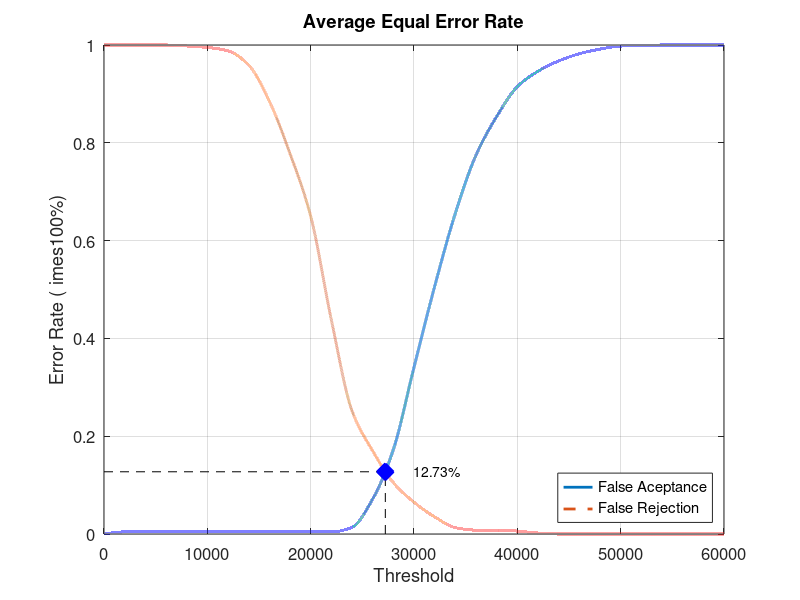
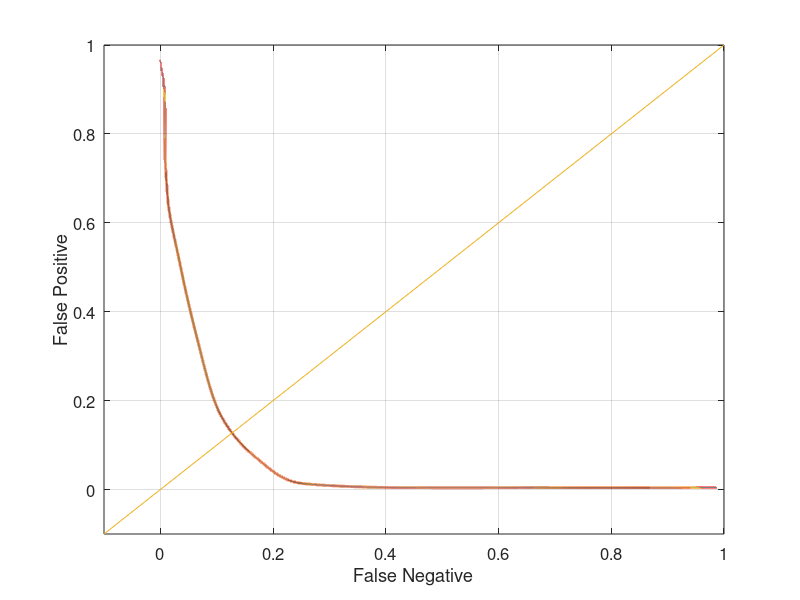

Write the MATLAB code that produced these figures, in order.
close all;
clear;
clc;
x = 0:2000:60000;
xq = 0:0.5:60000;

y0 = [0 0.00421053 0.00421053 0.00421053 0.00421053 0.00421053 0.00421053 0.00421053 0.00421053 0.00421053 0.00421053 0.00421053 0.0136842 0.0715789 0.172632 0.341053 0.506316 0.655789 0.774737 0.853684 0.914737 0.946316 0.967368 0.982105 0.991579 0.997895 0.998947 1 1 1 1]
yy0 = interp1(x, y0, xq, 'pchip');
y1 = [1 1 1 1 0.998 0.995 0.988 0.959 0.885 0.778 0.65 0.438 0.252 0.17 0.105 0.065 0.035 0.013 0.008 0.008 0.006 0.002 0 0 0 0 0 0 0 0 0]
yy1 = interp1(x, y1, xq, 'pchip');

% Calculating EER: 
y2 = abs(y0 - y1);
find(y2 == min(y2))
yy2 = abs(yy0 - yy1);
xEER = find(yy2 == min(yy2));
xEERIndex = xq(xEER) % X-axis EER
yEER = yy0(xEER) % Y-axis EER

main = figure
plot(xq, yy0,'-','LineWidth', 2);	hold on
plot(xq, yy1,'--','LineWidth', 2);	hold on
plot([xEERIndex xEERIndex], [0 yEER], 'k--');	hold on
plot([0 xEERIndex], [yEER yEER], 'k--');	hold on
plot(xEERIndex, yEER, 'bx', 'LineWidth', 10);	hold on
text(xEERIndex + 10 * xEERIndex / 100, yEER, [num2str(round((10000 * yEER)) / 100) '%'])
legend('False Aceptance', 'False Rejection', 'Location', 'SouthEast')
xlabel('Threshold')
ylabel('Error Rate (	imes100%)')
title('Average Equal Error Rate')
set(gca, 'FontSize', 12)
axis([0 60000 0 1])
grid on

print(main, 'Database1AverageMain', '-dpng');
FNRxFPR = figure('Color', [1 1 1]);
plot(yy1, yy0, '-', yy1, yy0, 'LineWidth', 2);
hold on
y = -0.1:0.1:1
plot(y, y); 
set(gca, 'FontSize', 12)
xlabel('False Negative')
ylabel('False Positive')
axis([-0.1 1 -0.1 1])
set(gca, 'FontSize', 12)
grid on

print(FNRxFPR, 'Database1AverageFNRxFPR','-dpng');
